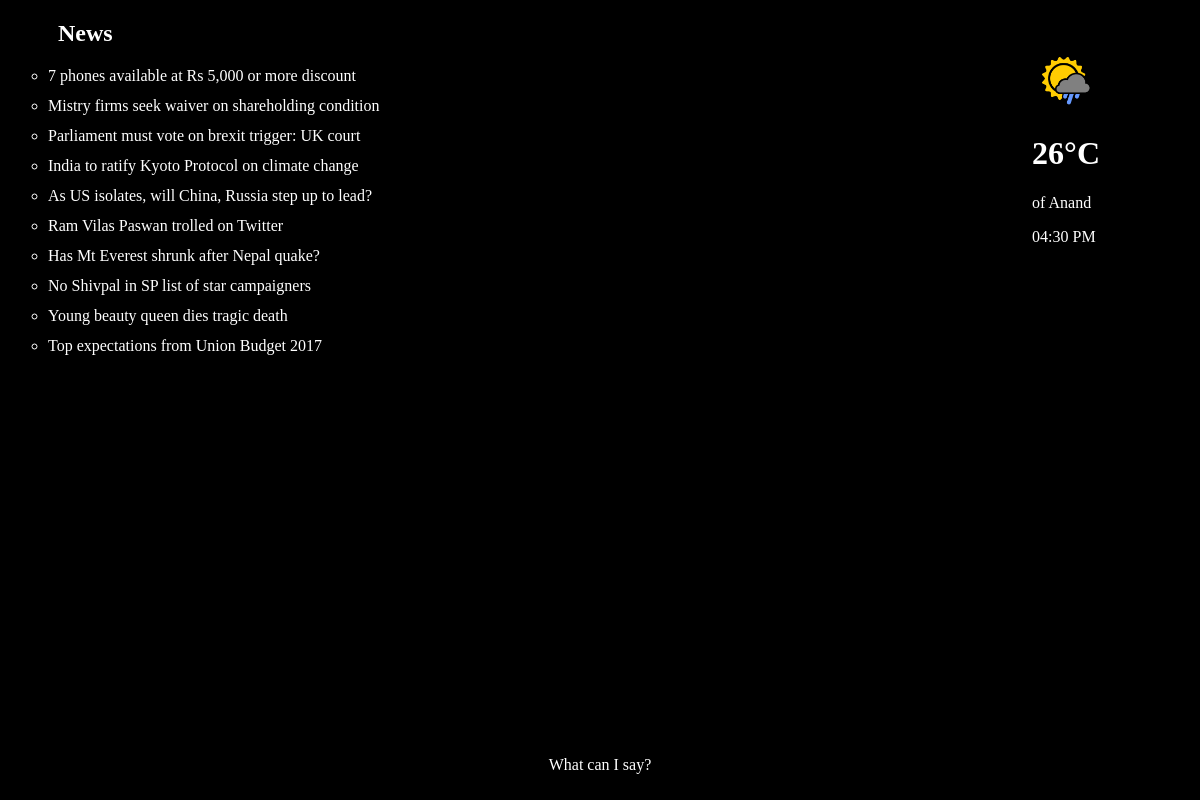
Page /news/ on the committed database.
### Data/models.py (models this page shows, shortened)
class Weather(models.Model):
    city = models.CharField(max_length=100)
    temp = models.CharField(max_length=5)
    date = models.DateTimeField(auto_now_add=True)
    class Meta:
        ordering = ['-date']

class ToiNews(models.Model):
    head_line = models.CharField(max_length=100, primary_key=True)
    link = models.CharField(max_length=140)
    date = models.DateTimeField(auto_now_add=True)
    class Meta:
        ordering = ['-date']

### Data/views.py (the view)
# urls.py: url(r'^news/$', views.news, name='news'),
def news(request):
	slug = {
		'news_list': ToiNews.objects.all().order_by('-date')[:10],
		'weather': Weather.objects.all().order_by('-date')[:1],
	}
	return render(request, 'news.html', slug)

### Data/templates/news.html (shortened to what this page needs)
{% extends 'home.html' %}
{% block body %}
    <h2 style="padding-left: 50px;">News</h2>
    <ul style="list-style-type: circle;">
        {% for news in news_list %}
            <li>{{ news.head_line }}</li>
        {% endfor %}
    </ul>
{% endblock %}

### Data/templates/base.html (shortened to what this page needs)
<!DOCTYPE html>
<html>
<head>
	{% load staticfiles %}
    <link rel="stylesheet" href="{% static 'css/generic.css' %}">
</head>
<body onload="clock()">
    <div style="position: absolute; right: 100px; top: 50px;">
        {% block img %}
                <img src="{% static 'icon/weather-ico.png' %}" width="64px" height="64px" align="center">
        {% endblock %}
        {% for info in weather %}
            <h1>{{ info.temp }}C</h1>
            <p>of {{ info.city }}</p>
        {% endfor %}
        <p id="time"></p>
    </div>
    {% block body%}{% endblock %}
    <div class="msg help">
        <p>What can I say?</p>
    </div>
</body>
</html>

### Data/static/css/generic.css (style rules this page uses)
div { color: white; }
li { padding-bottom: 12px; }
body { background-color: black; color: white; }
.msg { font-size: 4em; width: 100%; text-align: center; margin-top: 25%; }
.help { font-size: 1em; position: absolute; bottom: 10px; left: 25%; width: 50%; }

### rows in the picture
Weather: temp "26°", city "Anand"
ToiNews: head_line "7 phones available at Rs 5,000 or more discount"
ToiNews: head_line "Mistry firms seek waiver on shareholding condition"
ToiNews: head_line "Parliament must vote on brexit trigger: UK court"
ToiNews: head_line "India to ratify Kyoto Protocol on climate change"
ToiNews: head_line "As US isolates, will China, Russia step up to lead?"
ToiNews: head_line "Ram Vilas Paswan trolled on Twitter"
ToiNews: head_line "Has Mt Everest shrunk after Nepal quake?"
ToiNews: head_line "No Shivpal in SP list of star campaigners"
ToiNews: head_line "Young beauty queen dies tragic death"
ToiNews: head_line "Top expectations from Union Budget 2017"
